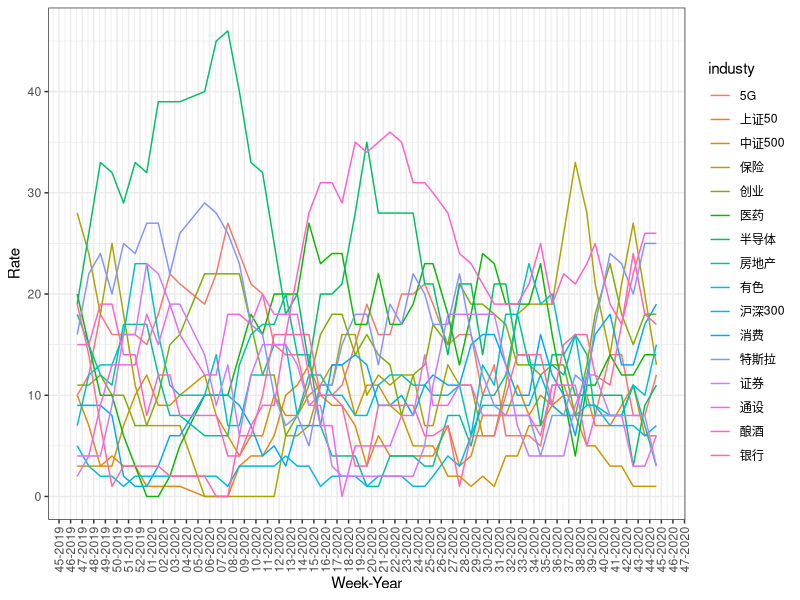

Reproduce this figure in R.

library(tidyverse)

industry_data <-  read_csv('industry.csv',col_types = cols(日期=col_date()))

l_d <- gather(industry_data, key = industy, value = rate,`上证50`:`房地产`)

p <- ggplot(l_d, aes(日期, rate, group=industy)) + geom_line(aes(color = industy)) + 
  scale_x_date(date_breaks = "1 week",date_labels = "%W-%Y") + labs(x='Week-Year', y='Rate')+ theme_bw() + 
  theme(axis.text.x  = element_text(angle=90,vjust=0.5)) 

ggsave('Industry Rate.pdf', p,width = 10, height = 6,family="GB1")
